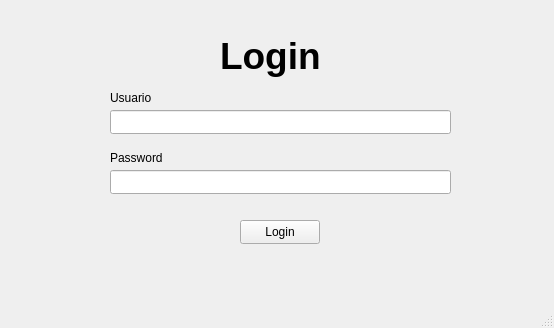
<?xml version="1.0" encoding="UTF-8"?>
<ui version="4.0">
 <class>MainWindow</class>
 <widget class="QMainWindow" name="MainWindow">
  <property name="geometry">
   <rect>
    <x>0</x>
    <y>0</y>
    <width>554</width>
    <height>328</height>
   </rect>
  </property>
  <property name="windowTitle">
   <string>MainWindow</string>
  </property>
  <widget class="QWidget" name="centralwidget">
   <widget class="QPushButton" name="loginbtn">
    <property name="geometry">
     <rect>
      <x>240</x>
      <y>220</y>
      <width>80</width>
      <height>24</height>
     </rect>
    </property>
    <property name="text">
     <string>Login</string>
    </property>
   </widget>
   <widget class="QLineEdit" name="userline">
    <property name="geometry">
     <rect>
      <x>110</x>
      <y>110</y>
      <width>341</width>
      <height>24</height>
     </rect>
    </property>
   </widget>
   <widget class="QLineEdit" name="passline">
    <property name="geometry">
     <rect>
      <x>110</x>
      <y>170</y>
      <width>341</width>
      <height>24</height>
     </rect>
    </property>
   </widget>
   <widget class="QLabel" name="label">
    <property name="geometry">
     <rect>
      <x>110</x>
      <y>90</y>
      <width>49</width>
      <height>16</height>
     </rect>
    </property>
    <property name="text">
     <string>Usuario</string>
    </property>
   </widget>
   <widget class="QLabel" name="label_2">
    <property name="geometry">
     <rect>
      <x>110</x>
      <y>150</y>
      <width>61</width>
      <height>16</height>
     </rect>
    </property>
    <property name="text">
     <string>Password</string>
    </property>
   </widget>
   <widget class="QLabel" name="label_3">
    <property name="geometry">
     <rect>
      <x>220</x>
      <y>30</y>
      <width>101</width>
      <height>51</height>
     </rect>
    </property>
    <property name="font">
     <font>
      <pointsize>28</pointsize>
      <bold>true</bold>
     </font>
    </property>
    <property name="layoutDirection">
     <enum>Qt::LayoutDirection::LeftToRight</enum>
    </property>
    <property name="text">
     <string>Login</string>
    </property>
   </widget>
  </widget>
  <widget class="QMenuBar" name="menubar">
   <property name="geometry">
    <rect>
     <x>0</x>
     <y>0</y>
     <width>554</width>
     <height>21</height>
    </rect>
   </property>
  </widget>
  <widget class="QStatusBar" name="statusbar"/>
 </widget>
 <resources/>
 <connections/>
</ui>
